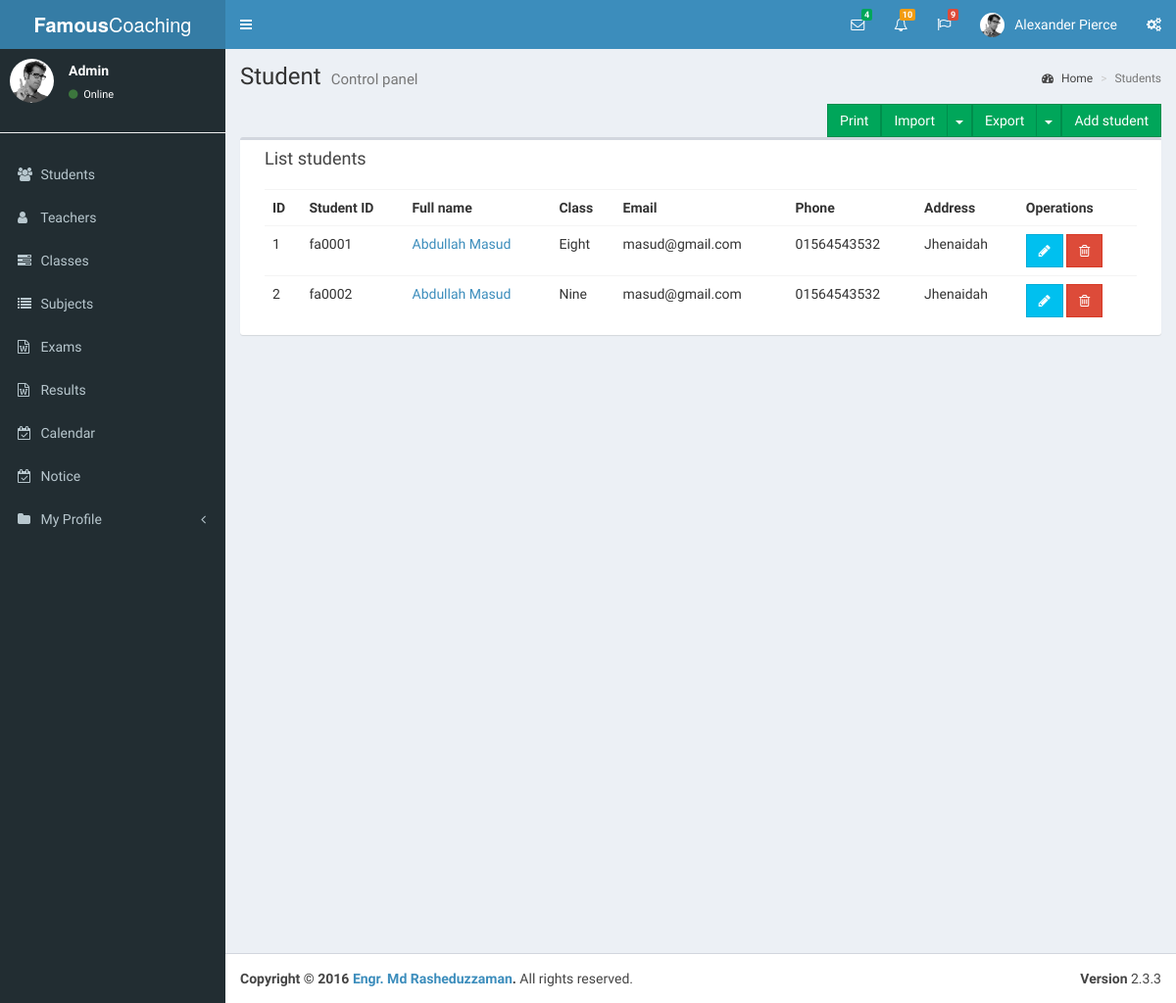
Before: /students.php with the older database file.
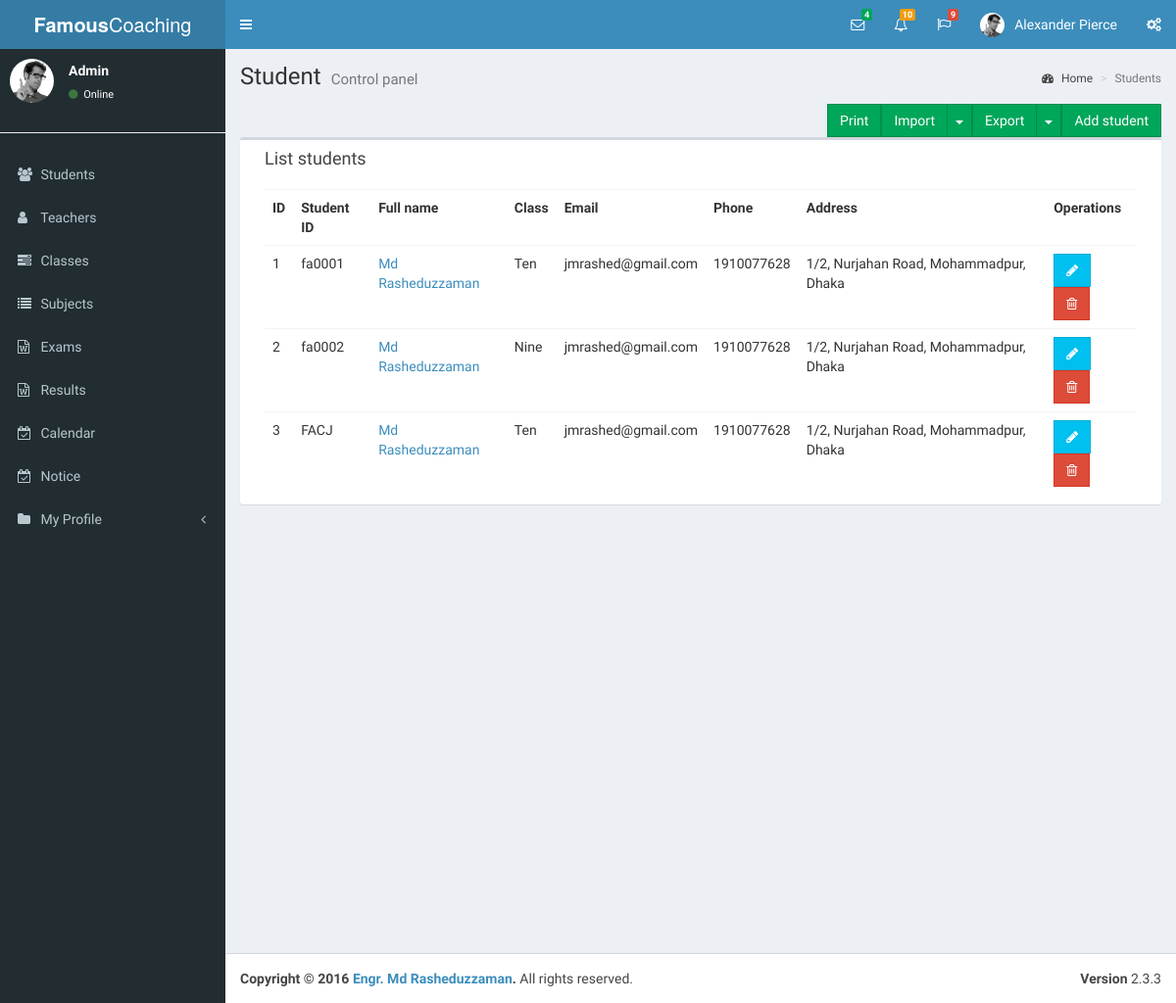
After: the same page with the newer database file.
### tables this page shows
CREATE TABLE `student` (
  `id` int(11) NOT NULL,
  `studentid` varchar(30) NOT NULL,
  `fullname` varchar(50) NOT NULL,
  `email` varchar(50) NOT NULL,
  `password` varchar(200) NOT NULL,
  `phone` varchar(20) NOT NULL,
  `gender` varchar(50) NOT NULL,
  `father` varchar(50) NOT NULL,
  `mother` varchar(50) NOT NULL,
  `parentphone` varchar(50) NOT NULL,
  `address` text NOT NULL,
  `classid` int(11) NOT NULL,
  `joindate` date NOT NULL,
  `datetime` datetime NOT NULL
);

CREATE TABLE `class` (
  `id` int(11) NOT NULL,
  `classname` varchar(50) NOT NULL
);

### students.php (the view, shortened to what this page needs)
<?php
include("header.php");
include("leftsidebar.php");
?>
<div class="content-wrapper">
    <section class="content-header">
        <h1>
            Student
            <small>Control panel</small>
        </h1>
        <ol class="breadcrumb">
            <li><a href="#"><i class="fa fa-dashboard" ></i> Home</a></li>
            <li class="active">Students</li>
        </ol>
    </section>
    <section class="content ng-scope">
        <a href=" students.php?addstudent=yes"  class="floatRTL btn btn-success btn-flat pull-right marginBottom15 no-print ">Add student</a>
        <div class="btn-group pull-right no-print">
            <button type="button" class="btn btn-success btn-flat ">Export</button>
            <button type="button" class="btn btn-success btn-flat dropdown-toggle" data-toggle="dropdown">
                <span class="caret"></span>
            </button>
        </div>
        <div class="btn-group pull-right no-print">
            <button type="button" class="btn btn-success btn-flat ">Import</button>
            <button type="button" class="btn btn-success btn-flat dropdown-toggle" data-toggle="dropdown">
                <span class="caret"></span>
            </button>
        </div>
        <a href="javascript:window.print()" class="floatRTL btn btn-success btn-flat pull-right marginBottom15 no-print ">Print</a>
        <div class="box col-xs-12">
            <div class="box-header">
                <h3 class="box-title ">List students</h3>
            </div>
            <div class="box-body table-responsive">
                <table class="table table-hover">
                    <tbody><tr>
                            <th class="">ID</th>
                            <th class="">Student ID</th>
                            <th class="">Full name</th>
                            <th class="">Class</th>
                            <th class="">Email</th>
                            <th class="">Phone</th>
                            <th class="">Address</th>
                            <th class="no-print ">Operations</th>
                        </tr>
                        <?php
                        $sql = "SELECT * FROM student";
                        $result = $conn->query($sql);
                        if ($result->num_rows > 0) {
                            while ($row = $result->fetch_assoc()) {
                                $id = $row["id"];
                                ?>
                                <tr total-items="totalItems" ng-repeat="student in students| itemsPerPage:20" class="ng-scope">
                                    <td class=""><?= $row["id"]; ?></td>
                                    <td class=""><?= $row["studentid"]; ?></td>
                                    <td>
                                        <a href="students.php?id=<?= $id; ?>&viewstudent=yes" class=""><?= $row["fullname"]; ?></a>
                                    </td>
                                    <td class=""><?php echo get_className($row["classid"]); ?></td>
                                    <td class=""><?= $row["email"]; ?></td>
                                    <td class=""><?= $row["phone"]; ?></td>
                                    <td class=""><?= $row["address"]; ?></td>
                                    <td class="no-print">
                                        <a  href="students.php?id=<?= $id; ?>&editstudent=yes"  class="btn btn-info btn-flat" title="" tooltip="" data-original-title="Edit"><i class="fa fa-pencil"></i></a>
                                        <a href="students.php?id=<?= $id; ?>&deletestudent=yes" type="button" class="btn btn-danger btn-flat" title="" tooltip="" data-original-title="Remove"><i class="fa fa-trash-o"></i></a>
                                    </td>
                                </tr>
                                <?php
                            }
                        } else {
                            echo ' <tr   class="ng-hide"><td class="noTableData " colspan="5">No Students</td></tr>';
                        }
                        ?>
                    </tbody></table>
            </div>
        </div>
    </section>
</div>
<?php
include("footer.php");
?>

### header.php (shortened to what this page needs)
<?php
$conn = new mysqli("localhost", "root", "", "famous");
$loginID="Admin";
function get_className($id) {
    global $conn;
    $sql = "SELECT classname FROM class where id=$id";
    $result = $conn->query($sql);
    if ($result->num_rows > 0) {
        $row = $result->fetch_assoc();
        return $row['classname'];
    }
}
?>
<!DOCTYPE html>
<html>
    <head>
        <link rel="stylesheet" href="bootstrap/css/bootstrap.min.css">
        <link rel="stylesheet" href="https://cdnjs.cloudflare.com/ajax/libs/font-awesome/4.5.0/css/font-awesome.min.css">
        <link rel="stylesheet" href="https://cdnjs.cloudflare.com/ajax/libs/ionicons/2.0.1/css/ionicons.min.css">
        <link rel="stylesheet" href="dist/css/AdminLTE.min.css">
        <link rel="stylesheet" href="dist/css/skins/_all-skins.min.css">
        <link rel="stylesheet" href="plugins/iCheck/flat/blue.css">
        <link rel="stylesheet" href="plugins/morris/morris.css">
        <link rel="stylesheet" href="plugins/jvectormap/jquery-jvectormap-1.2.2.css">
        <link rel="stylesheet" href="plugins/datepicker/datepicker3.css">
        <link rel="stylesheet" href="plugins/daterangepicker/daterangepicker-bs3.css">
        <link rel="stylesheet" href="plugins/bootstrap-wysihtml5/bootstrap3-wysihtml5.min.css">
    </head>
    <body class="hold-transition skin-blue sidebar-mini">
        <div class="wrapper">
            <header class="main-header">
                <a href="index2.html" class="logo">
                    <span class="logo-lg"><b>Famous</b>Coaching</span>
                </a>
                <nav class="navbar navbar-static-top">
                    <a href="#" class="sidebar-toggle" data-toggle="offcanvas" role="button">
                    </a>
                    <div class="navbar-custom-menu">
                        <ul class="nav navbar-nav">
                            <li class="dropdown messages-menu">
                                <a href="#" class="dropdown-toggle" data-toggle="dropdown">
                                    <i class="fa fa-envelope-o"></i>
                                    <span class="label label-success">4</span>
                                </a>
                            </li>
                            <li class="dropdown notifications-menu">
                                <a href="#" class="dropdown-toggle" data-toggle="dropdown">
                                    <i class="fa fa-bell-o"></i>
                                    <span class="label label-warning">10</span>
                                </a>
                            </li>
                            <li class="dropdown tasks-menu">
                                <a href="#" class="dropdown-toggle" data-toggle="dropdown">
                                    <i class="fa fa-flag-o"></i>
                                    <span class="label label-danger">9</span>
                                </a>
                            </li>
                            <li class="dropdown user user-menu">
                                <a href="#" class="dropdown-toggle" data-toggle="dropdown">
                                    <img src="dist/img/user2-160x160.jpg" class="user-image" alt="User Image">
                                    <span class="hidden-xs">Alexander Pierce</span>
                                </a>
                            </li>
                            <li>
                                <a href="#" data-toggle="control-sidebar"><i class="fa fa-gears"></i></a>
                            </li>
                        </ul>
                    </div>
                </nav>
            </header>

### leftsidebar.php (shortened to what this page needs)
<aside class="main-sidebar">
    <section class="sidebar">
        <div class="user-panel">
            <div class="pull-left image">
                <img src="dist/img/user2-160x160.jpg" class="img-circle" alt="User Image">
            </div>
            <div class="pull-left info">
                <p><?= $loginID; ?></p>
                <a href="#"><i class="fa fa-circle text-success"></i> Online</a>
            </div>
        </div>
        <hr>
        <ul class="sidebar-menu">
            <li>
                <a href="students.php">
                    <i class="fa fa-users"></i> <span>Students </span>
                </a>
            </li>
            <li>
                <a href="teachers.php">
                    <i class="fa fa-user"></i> <span>Teachers </span>
                </a>
            </li>
            <li>
                <a href="classes.php">
                    <i class="fa fa-tasks"></i> <span>Classes </span>
                </a>
            </li>
            <li>
                <a href="subjects.php">
                    <i class="fa fa-list"></i> <span>Subjects </span>
                </a>
            </li>
            <li>
                <a href="exams.php">
                    <i class="fa fa-file-word-o"></i> <span>Exams </span>
                </a>
            </li>
            <li>
                <a href="results.php">
                    <i class="fa fa-file-word-o"></i> <span>Results </span>
                </a>
            </li>
            <li>
                <a href="calendar.php">
                    <i class="fa fa-calendar-check-o"></i> <span>Calendar </span>
                </a>
            </li>
            <li>
                <a href="notices.php">
                    <i class="fa fa-calendar-check-o"></i> <span>Notice </span>
                </a>
            </li>
            <li class="treeview">
                <a href="#">
                    <i class="fa fa-folder"></i> <span>My Profile</span>
                    <i class="fa fa-angle-left pull-right"></i>
                </a>
            </li>
        </ul>
    </section>
</aside>

### footer.php (shortened to what this page needs)
  <footer class="main-footer">
    <div class="pull-right hidden-xs">
      <b>Version</b> 2.3.3
    </div>
    <strong>Copyright &copy; 2016 <a href="https://sites.google.com/site/jmrashed/">Engr. Md Rasheduzzaman</a>.</strong> All rights
    reserved.
  </footer>
</div>
</body>
</html>

Changed rows visible on the page:
changed student "fa0001": fullname "Abdullah Masud" → "Md Rasheduzzaman"; classid.classname "Eight" → "Ten"; email "masud@gmail.com" → "jmrashed@gmail.com"; phone "01564543532" → "1910077628"; address "Jhenaidah" → "1/2, Nurjahan Road, Mohammadpur, Dhaka"
changed student "fa0002": fullname "Abdullah Masud" → "Md Rasheduzzaman"; email "masud@gmail.com" → "jmrashed@gmail.com"; phone "01564543532" → "1910077628"; address "Jhenaidah" → "1/2, Nurjahan Road, Mohammadpur, Dhaka"
added student: id "3", studentid "FACJ", fullname "Md Rasheduzzaman", classid.classname "Ten", email "jmrashed@gmail.com", phone "1910077628", address "1/2, Nurjahan Road, Mohammadpur, Dhaka"
